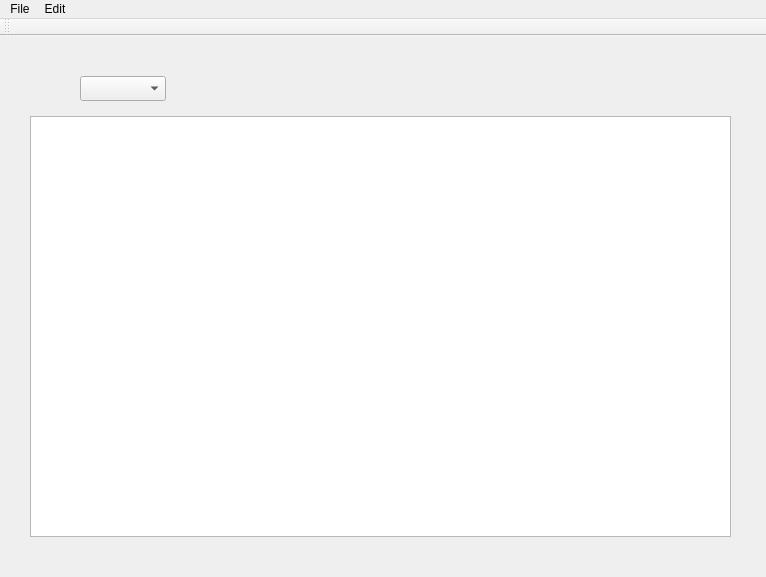
<?xml version="1.0" encoding="UTF-8"?>
<ui version="4.0">
 <class>SchoolPlanner</class>
 <widget class="QMainWindow" name="SchoolPlanner">
  <property name="geometry">
   <rect>
    <x>0</x>
    <y>0</y>
    <width>766</width>
    <height>577</height>
   </rect>
  </property>
  <property name="windowTitle">
   <string>SchoolPlanner</string>
  </property>
  <widget class="QWidget" name="centralWidget">
   <widget class="QTableView" name="tableView">
    <property name="geometry">
     <rect>
      <x>30</x>
      <y>80</y>
      <width>701</width>
      <height>421</height>
     </rect>
    </property>
   </widget>
   <widget class="QComboBox" name="comboBox">
    <property name="geometry">
     <rect>
      <x>80</x>
      <y>40</y>
      <width>86</width>
      <height>25</height>
     </rect>
    </property>
   </widget>
   <widget class="QWidget" name="verticalLayoutWidget">
    <property name="geometry">
     <rect>
      <x>30</x>
      <y>40</y>
      <width>51</width>
      <height>21</height>
     </rect>
    </property>
    <layout class="QVBoxLayout" name="verticalLayout"/>
   </widget>
  </widget>
  <widget class="QMenuBar" name="menuBar">
   <property name="geometry">
    <rect>
     <x>0</x>
     <y>0</y>
     <width>766</width>
     <height>22</height>
    </rect>
   </property>
   <widget class="QMenu" name="menuFile">
    <property name="title">
     <string>File</string>
    </property>
    <addaction name="actionOpen"/>
    <addaction name="actionSave_As"/>
    <addaction name="actionSave"/>
   </widget>
   <widget class="QMenu" name="menuEdit">
    <property name="title">
     <string>Edit</string>
    </property>
    <addaction name="actionEdit_rooms_list"/>
   </widget>
   <addaction name="menuFile"/>
   <addaction name="menuEdit"/>
  </widget>
  <widget class="QToolBar" name="mainToolBar">
   <attribute name="toolBarArea">
    <enum>TopToolBarArea</enum>
   </attribute>
   <attribute name="toolBarBreak">
    <bool>false</bool>
   </attribute>
  </widget>
  <action name="actionOpen">
   <property name="text">
    <string>Open</string>
   </property>
  </action>
  <action name="actionSave_As">
   <property name="text">
    <string>Save As</string>
   </property>
  </action>
  <action name="actionSave">
   <property name="text">
    <string>Save</string>
   </property>
  </action>
  <action name="actionEdit_rooms_list">
   <property name="text">
    <string>Edit rooms list</string>
   </property>
  </action>
 </widget>
 <layoutdefault spacing="6" margin="11"/>
 <resources/>
 <connections/>
</ui>
